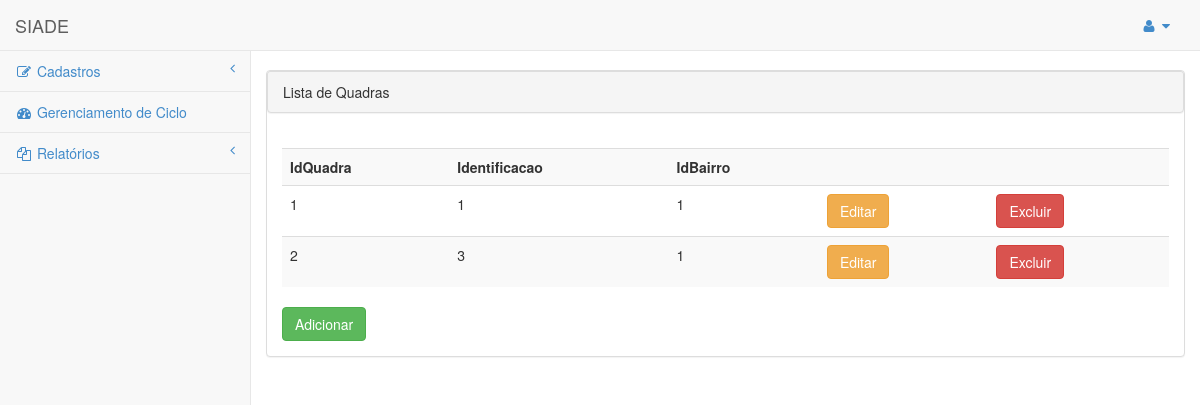
Screenshot of /quadra_listar.php (signed in) with the database file from the repository.
### tables this page shows
CREATE TABLE IF NOT EXISTS `quadras` (
  `idQuadra` int(11) NOT NULL AUTO_INCREMENT,
  `identificacao` varchar(20) NOT NULL,
  `idBairro` int(11) NOT NULL,
  PRIMARY KEY (`idQuadra`),
  KEY `fk_quadras_bairros1` (`idBairro`)
);

### quadra_listar.php (the view, shortened to what this page needs)
<!DOCTYPE html>
<html>
<head>
    <link href="css/bootstrap.min.css" rel="stylesheet">
    <link href="font-awesome/css/font-awesome.css" rel="stylesheet">
    <link href="css/plugins/morris/morris-0.4.3.min.css" rel="stylesheet">
    <link href="css/plugins/timeline/timeline.css" rel="stylesheet">
    <link href="css/sb-admin.css" rel="stylesheet">
</head>
<body>
    <div id="wrapper">
        <nav class="navbar navbar-default navbar-fixed-top" role="navigation" style="margin-bottom: 0">
            <div class="navbar-header">
                <a class="navbar-brand" href="principal.php">SIADE</a>
            </div>
            <ul class="nav navbar-top-links navbar-right">
                <li class="dropdown">
                    <a class="dropdown-toggle" data-toggle="dropdown" href="#">
                        <i class="fa fa-user fa-fw"></i>  <i class="fa fa-caret-down"></i>
                    </a>
                </li>
            </ul>
            <div id="menu" class="navbar-default navbar-static-side" role="navigation">
                <div class="sidebar-collapse">
                    <ul class="nav" id="side-menu">
                        <li>
                            <a href="#"><i class="fa fa-edit fa-fw"></i> Cadastros<span class="fa arrow"></span></a>
                        </li>
                        <li>
                            <a href="gerenciamentociclo.php"><i class="fa fa-dashboard fa-fw"></i> Gerenciamento de Ciclo</a>
                        </li>
                        <li>
                            <a href="#"><i class="fa fa-files-o fa-fw"></i> Relatórios<span class="fa arrow"></span></a>
                        </li>
                </div>
            </div>
        </nav>
    </div>
    <div id="page-wrapper">
        <br />
        <div class="row">
            <div class="panel panel-default">
                <div class="panel panel-heading">
                    Lista de Quadras
                </div>
                <div class="panel-body">
                    <div class="table-responsive">
                        <?
                            echo "<table class='table table-striped'>";
                            echo "<tr>";
                            echo "<td><b>IdQuadra</b></td>";
                            echo "<td><b>Identificacao</b></td>";
                            echo "<td><b>IdBairro</b></td>";
                            echo "<td></td>";
                            echo "<td></td>";
                            echo "</tr>";
                            $result = mysql_query("SELECT * FROM `quadras`") or trigger_error(mysql_error());
                            while($row = mysql_fetch_array($result)){
                            foreach($row AS $key => $value) { $row[$key] = stripslashes($value); }
                            echo "<tr>";
                            echo "<td valign='top'>" . nl2br( $row['idQuadra']) . "</td>";
                            echo "<td valign='top'>" . nl2br( $row['identificacao']) . "</td>";
                            echo "<td valign='top'>" . nl2br( $row['idBairro']) . "</td>";
                            echo "<td valign='top'><a class='btn btn-warning' href=quadra_editar.php?id={$row['id']}>Editar</a></td><td><a class='btn btn-danger' href=quadra_deletar.php?id={$row['id']}>Excluir</a></td> ";
                            echo "</tr>";
                            }
                            echo "</table>";
                        ?>
                        <a href="bairro.php" class="btn btn-success">Adicionar</a>
                    </div>
                </div>
            </div>
        </div>
    </div>
</body>
</html>

### css/sb-admin.css (style rules this page uses)
body { padding-top: 100px; background-color: #f8f8f8; }
@media (min-width:768px) { body { padding-top: 50px; } }
#wrapper { width: 100%; }
#page-wrapper { padding: 0 15px; min-height: 568px; background-color: #fff; }
@media (min-width:768px) { #page-wrapper { position: inherit; margin: 0 0 0 250px; padding: 0 30px; min-height: 1300px; border-left: 1px solid #e7e7e7; } }
.navbar-top-links li { display: inline-block; }
.navbar-top-links li:last-child { margin-right: 15px; }
.navbar-top-links li a { padding: 15px; min-height: 50px; }
.navbar-static-side ul li { border-bottom: 1px solid #e7e7e7; }
.arrow { float: right; }
.fa.arrow:before { content: "\f104"; }
@media (min-width:768px) { .navbar-static-side { z-index: 1; position: absolute; width: 250px; margin-top: 51px; } }

### rows the page displays
quadras: idQuadra "1", identificacao "1", idBairro "1"
quadras: idQuadra "2", identificacao "3", idBairro "1"
